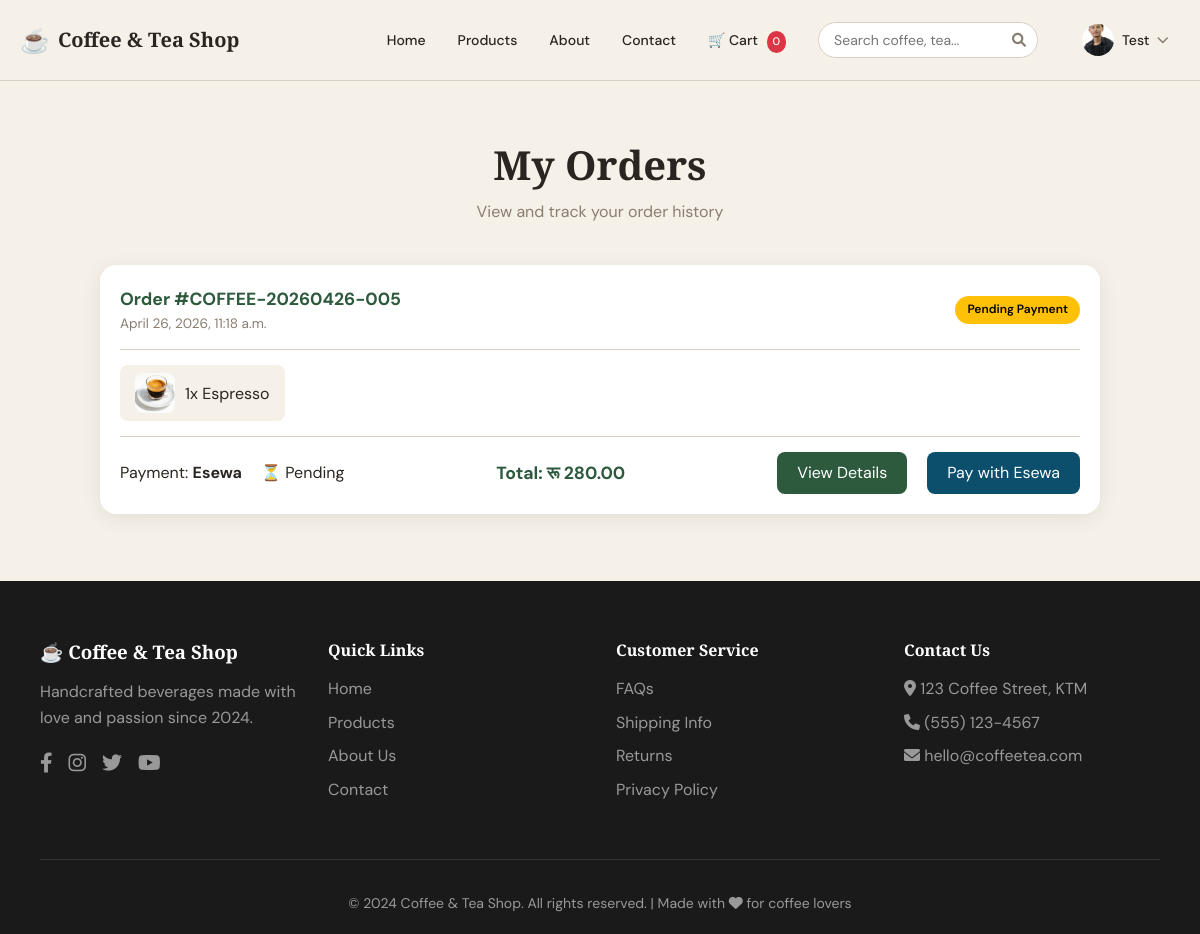
The app's page /orders/history/ (signed in), older data.
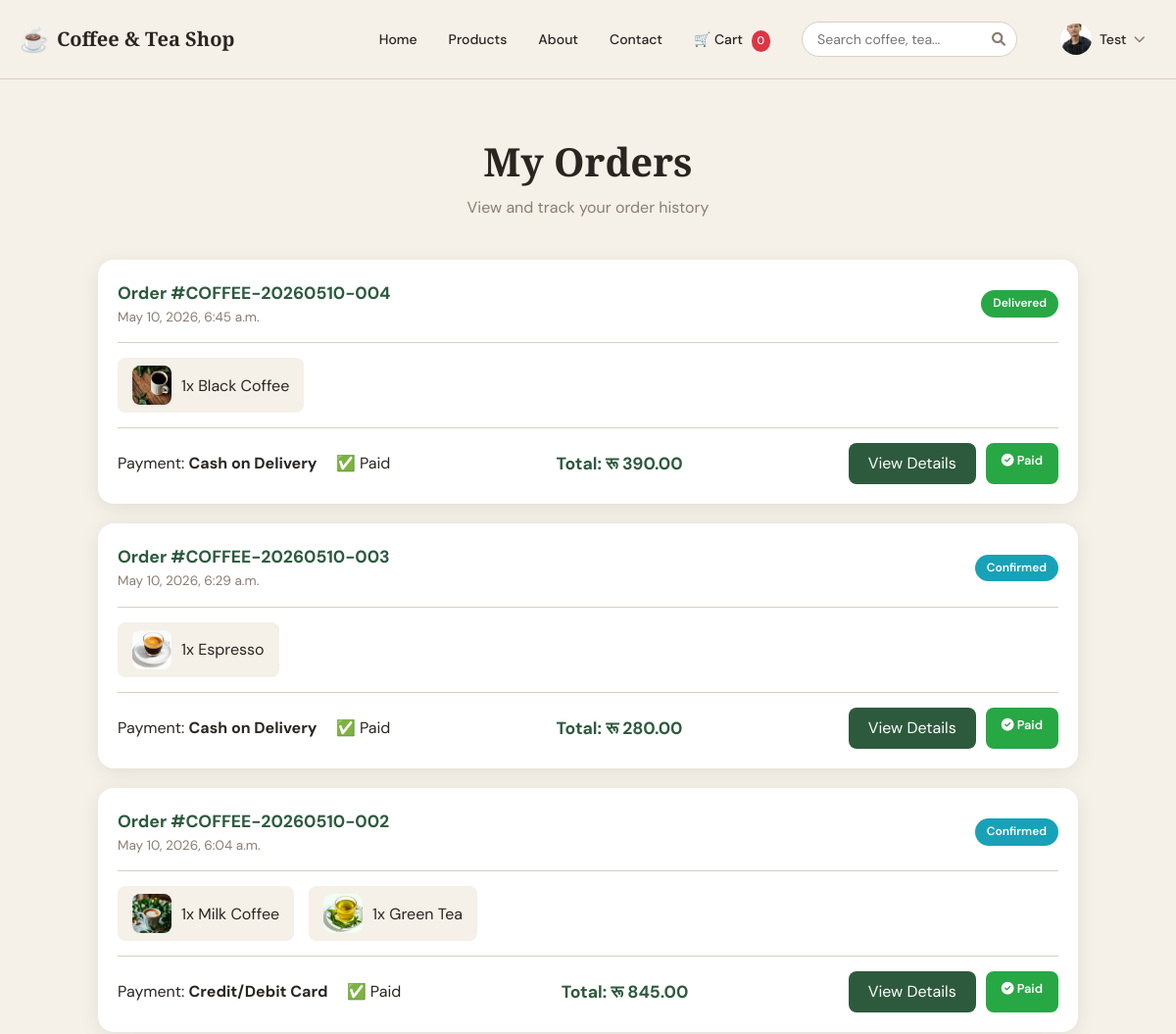
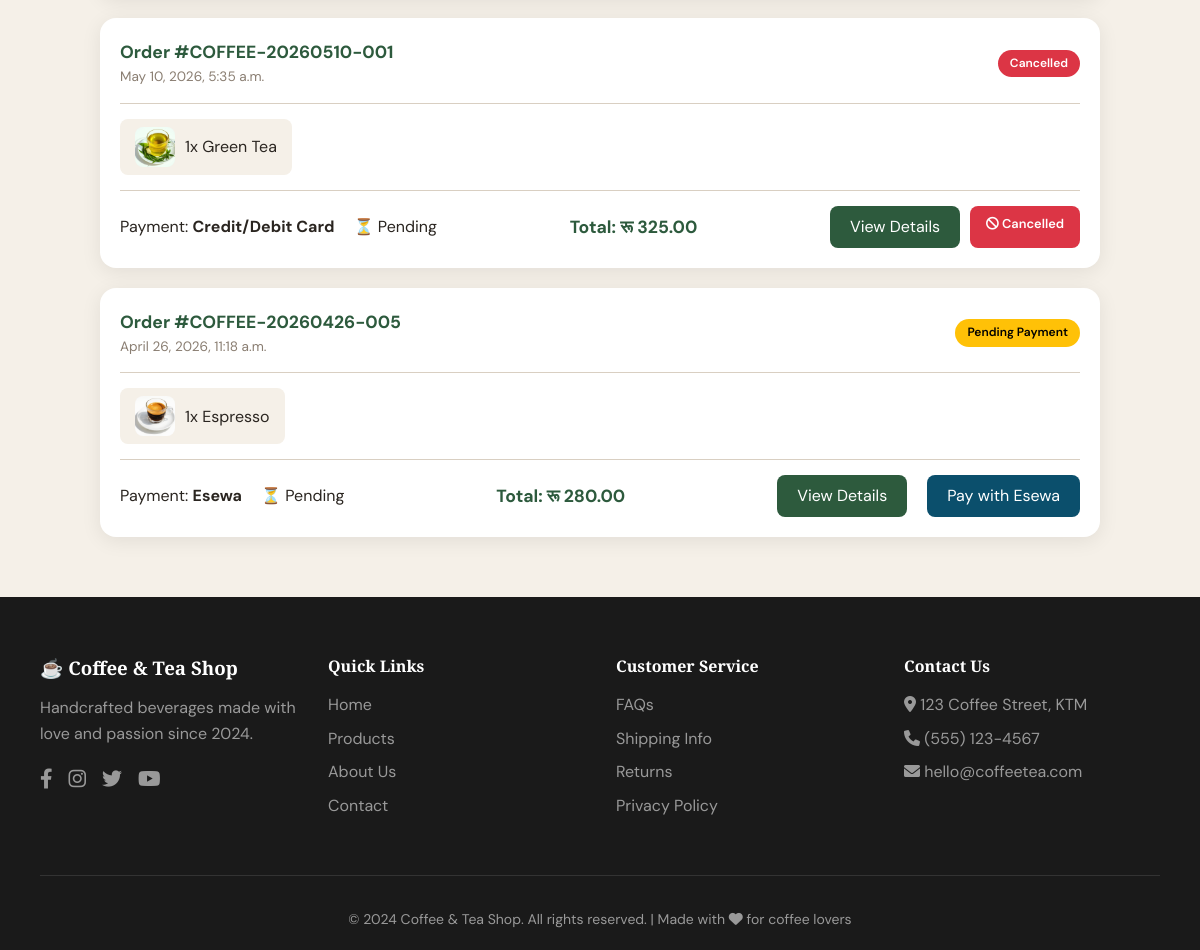
The same page, newer data (2 pictures, top to bottom).
### apps/orders/models.py (models this page shows, shortened)
class Order(models.Model):
    PAYMENT_METHODS = [
        ('cod', 'Cash on Delivery'),
        ('esewa', 'Esewa'),
        ('khalti', 'Khalti'),
        ('stripe', 'Credit/Debit Card'),
    ]
    STATUS_CHOICES = [
        ('pending', 'Pending Payment'),
        ('confirmed', 'Confirmed'),
        ('processing', 'Processing'),
        ('shipped', 'Shipped'),
        ('delivered', 'Delivered'),
        ('cancelled', 'Cancelled'),
    ]
    PAYMENT_STATUS = [
        ('pending', 'Pending'),
        ('paid', 'Paid'),
        ('failed', 'Failed'),
        ('refunded', 'Refunded'),
    ]
    user = models.ForeignKey(settings.AUTH_USER_MODEL, on_delete=models.CASCADE, null=True, blank=True)
    session_key = models.CharField(max_length=40, null=True, blank=True)
    order_number = models.CharField(max_length=20, unique=True, editable=False)
    full_name = models.CharField(max_length=200)
    email = models.EmailField()
    phone = models.CharField(max_length=15)
    address = models.TextField()
    city = models.CharField(max_length=100)
    postal_code = models.CharField(max_length=20, blank=True)
    total_amount = models.DecimalField(max_digits=10, decimal_places=2)
    delivery_charge = models.DecimalField(max_digits=10, decimal_places=2, default=0)
    discount = models.DecimalField(max_digits=10, decimal_places=2, default=0)
    grand_total = models.DecimalField(max_digits=10, decimal_places=2)
    payment_method = models.CharField(max_length=20, choices=PAYMENT_METHODS)
    payment_status = models.CharField(max_length=20, choices=PAYMENT_STATUS, default='pending')
    payment_id = models.CharField(max_length=200, blank=True, null=True)
    status = models.CharField(max_length=20, choices=STATUS_CHOICES, default='pending')
    notes = models.TextField(blank=True, null=True)
    ip_address = models.GenericIPAddressField(blank=True, null=True)
    created_at = models.DateTimeField(auto_now_add=True)
    updated_at = models.DateTimeField(auto_now=True)
    class Meta:
        ordering = ['-created_at']
        verbose_name = 'Order'
        verbose_name_plural = 'Orders'

class OrderItem(models.Model):
    order = models.ForeignKey(Order, on_delete=models.CASCADE, related_name='items')
    product = models.ForeignKey(Product, on_delete=models.CASCADE)
    product_name = models.CharField(max_length=200)
    product_price = models.DecimalField(max_digits=10, decimal_places=2)
    quantity = models.PositiveIntegerField()
    total = models.DecimalField(max_digits=10, decimal_places=2)

### apps/products/models.py (models this page shows, shortened)
class Product(models.Model):
    category = models.ForeignKey(Category, on_delete=models.CASCADE, related_name='products', null=True, blank=True)
    name = models.CharField(max_length=200)
    slug = models.SlugField(unique=True, blank=True)
    description = models.TextField()
    price = models.DecimalField(max_digits=10, decimal_places=2)
    image = models.ImageField(upload_to='products/', blank=True, null=True)
    is_available = models.BooleanField(default=True)
    featured = models.BooleanField(default=False)
    created_at = models.DateTimeField(auto_now_add=True)
    updated_at = models.DateTimeField(auto_now=True)
    class Meta:
        ordering = ['-created_at']

### apps/orders/views.py (the view)
# urls.py: path('history/', views.order_history, name='order_history'),
@login_required
def order_history(request):
    orders = Order.objects.filter(user=request.user).order_by('-created_at')
    return render(request, 'orders/order_history.html', {'orders': orders})

### apps/cart/context_processors.py (called while the page is built)
def get_cart(request):
    if request.user.is_authenticated:
        cart, created = Cart.objects.get_or_create(user=request.user)
    else:
        if not request.session.session_key:
            request.session.create()
        cart, created = Cart.objects.get_or_create(session_key=request.session.session_key)
    return cart

def cart_count(request):
    try:
        cart = get_cart(request)
        return {'cart_total_items': cart.get_total_items()}
    except:
        return {'cart_total_items': 0}

### apps/cart/models.py (called while the page is built)
    def get_total_items(self):
        return sum(item.quantity for item in self.items.all())

### apps/orders/templates/orders/order_history.html (shortened to what this page needs)
{% extends 'base.html' %}
{% load static %}
{% block content %}
<section class="orders-page">
  <div class="orders-container">
    <div class="orders-header">
      <h1>My Orders</h1>
      <p>View and track your order history</p>
    </div>
    {% if orders %}
    <div class="orders-grid">
      {% for order in orders %}
      <div class="order-card">
        <div class="order-header">
          <div>
            <span class="order-number">Order #{{ order.order_number }}</span>
            <div class="order-date">{{ order.created_at|date:"F j, Y, g:i a" }}</div>
          </div>
          <div>
            <span class="order-status status-{{ order.status }}">
              {{ order.get_status_display }}
            </span>
          </div>
        </div>
        <div class="order-items">
          {% for item in order.items.all|slice:":3" %}
          <div class="order-item-preview">
            {% if item.product.image %}
              <img src="{{ item.product.image.url }}" alt="{{ item.product_name }}">
            {% else %}
              <img src="{% static 'images/placeholder.jpg' %}" alt="{{ item.product_name }}">
            {% endif %}
            <span>{{ item.quantity }}x {{ item.product_name }}</span>
          </div>
          {% endfor %}
        </div>
        <div class="order-footer">
          <div>
            <span>Payment: </span>
            <strong>{{ order.get_payment_method_display }}</strong>
            <span style="margin-left: 15px;">
              {% if order.payment_status == 'paid' %}
                ✅ Paid
              {% else %}
                ⏳ Pending
              {% endif %}
            </span>
          </div>
          <div class="order-total">Total: रू {{ order.grand_total|floatformat:2 }}</div>
          <div class="action-buttons">
            <a href="{% url 'orders:order_detail' order.id %}" class="view-details-btn">View Details</a>
            {% if order.status == 'cancelled' %}
              <span class="cancelled-badge">
                <i class="fas fa-ban"></i> Cancelled
              </span>
            {% elif order.payment_status == 'pending' %}
              {% if order.payment_method == 'cod' %}
                {% if user.is_staff or user.is_superuser %}
                  <button class="pay-now-btn" onclick="markAsPaid({{ order.id }})">Confirm COD</button>
                {% else %}
                  <span class="cancelled-badge" style="background: #ffc107; color: #000;">
                    <i class="fas fa-clock"></i> Awaiting Confirmation
                  </span>
                {% endif %}
              {% elif order.payment_method == 'esewa' %}
                <a href="{% url 'orders:esewa_payment' order.id %}" class="pay-now-btn">Pay with Esewa</a>
              {% elif order.payment_method == 'khalti' %}
                <a href="{% url 'orders:khalti_payment' order.id %}" class="pay-now-btn">Pay with Khalti</a>
              {% elif order.payment_method == 'stripe' %}
                <a href="{% url 'orders:stripe_payment' order.id %}" class="pay-now-btn">Pay with Card</a>
              {% endif %}
            {% elif order.payment_status == 'paid' %}
              <span class="cancelled-badge" style="background: #28a745;">
                <i class="fas fa-check-circle"></i> Paid
              </span>
            {% endif %}
          </div>
        </div>
      </div>
      {% endfor %}
    </div>
    {% endif %}
  </div>
</section>
{% endblock %}

Row changes from the older to the newer data that the page shows:
added Order: order_number "COFFEE-20260510-004", created_at "May 10, 2026, 6:45 a.m.", status "Delivered", payment_method "Cash on Delivery", payment_status "✅ Paid", grand_total "390.00"
added OrderItem: product.image (picture), quantity "1", product_name "Black Coffee", shown under "COFFEE-20260510-004"
added Order: order_number "COFFEE-20260510-003", created_at "May 10, 2026, 6:29 a.m.", status "Confirmed", payment_method "Cash on Delivery", payment_status "✅ Paid", grand_total "280.00"
added OrderItem: product.image (picture), quantity "1", product_name "Espresso", shown under "COFFEE-20260510-003"
added Order: order_number "COFFEE-20260510-002", created_at "May 10, 2026, 6:04 a.m.", status "Confirmed", payment_method "Credit/Debit Card", payment_status "✅ Paid", grand_total "845.00"
added OrderItem: product.image (picture), quantity "1", product_name "Milk Coffee", shown under "COFFEE-20260510-002"
added OrderItem: product.image (picture), quantity "1", product_name "Green Tea", shown under "COFFEE-20260510-002"
added Order: order_number "COFFEE-20260510-001", created_at "May 10, 2026, 5:35 a.m.", status "Cancelled", payment_method "Credit/Debit Card", payment_status "⏳ Pending", grand_total "325.00"
added OrderItem: product.image (picture), quantity "1", product_name "Green Tea", shown under "COFFEE-20260510-001"
